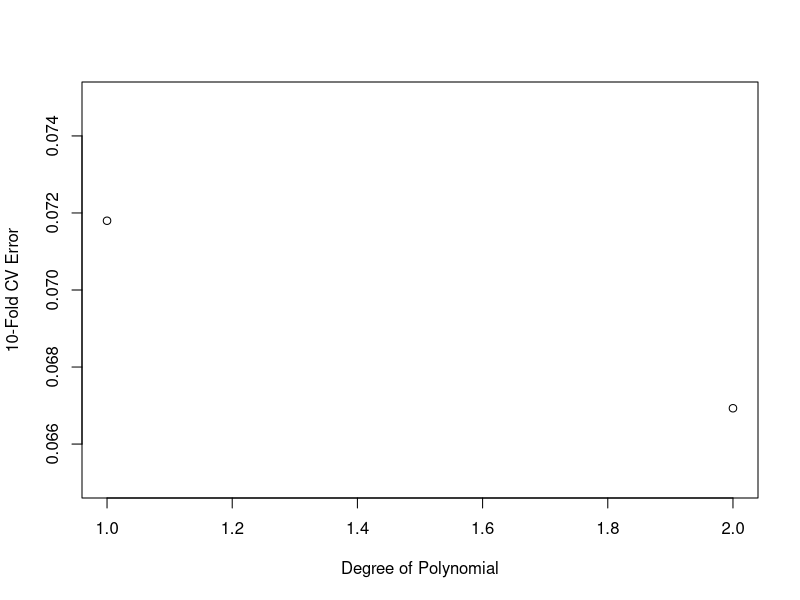
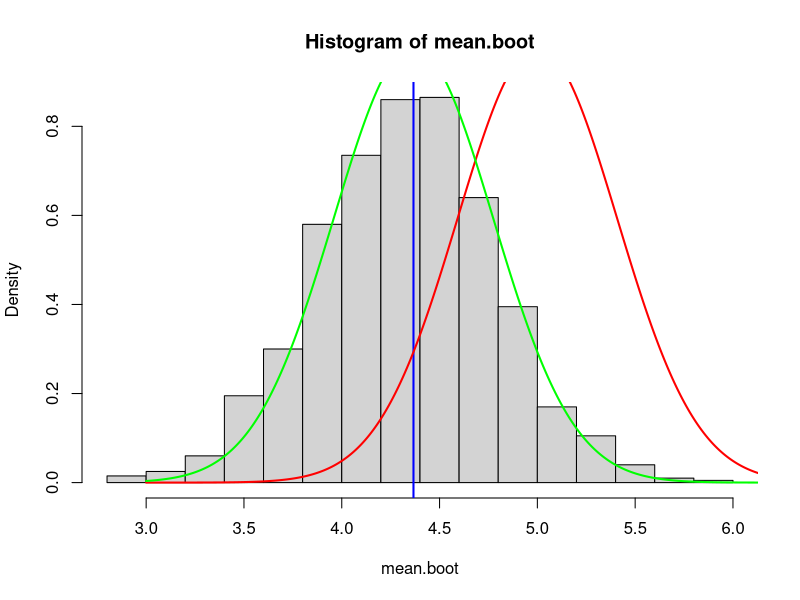
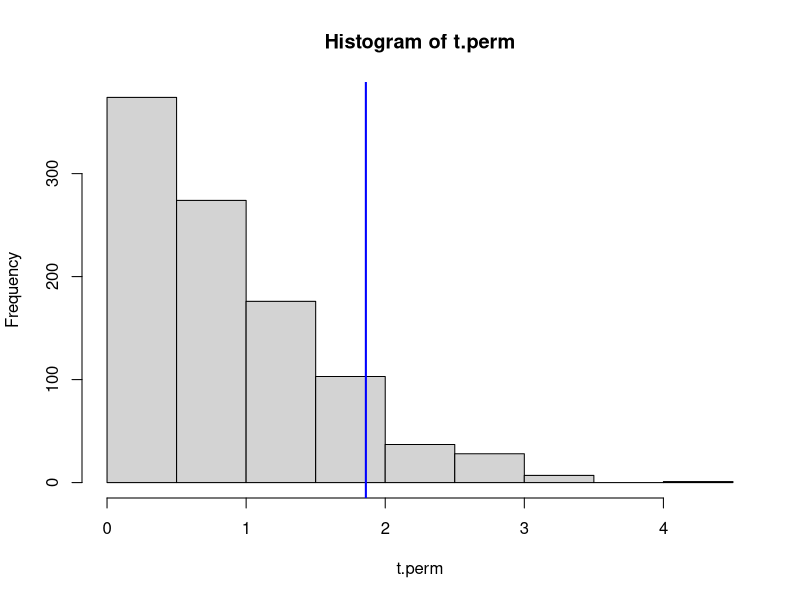

R code for these plots, in order:
# ISLR Chapter 5 Lab Supplement
# STAT 1361/2360:  Statistical Learning and Data Science
# University of Pittsburgh
# Prof. Lucas Mentch

# The lab provided in ISLR relies on built-in R functions to conduct cross-
# validation and bootstrapping and does not go through permutation tests.
# Most of these procedures are much more natural to simply program on your
# own so you can see each step in the procedure explicitly.  Here we'll walk through
# some examples.


####################################################################################
# Cross Validation 
####################################################################################
# First let's make up some data.  Here I'll generate a dataset with one covariate
# (also known as a predictor, feature, etc.) and let's say I want 998 observations:
x1 <- runif(998)

# This gives me 998 samples taken uniformly at random between 0 and 1.  Now I'll 
# generate 998 random errors and create a response that depends on both x1 and 
# x1^2 and store this in a data frame
eps <- rnorm(998,mean=0,sd=0.25)
y <- x1 + x1^2 + eps
df <- data.frame(y,x1,"x1sq"=x1^2)

# First let's fit a linear model and see if the squared term looks significant
# (it should -- that's the way we designed it!)
lm0 <- lm(y~.,data=df)

# the notation y~. tells R that I want to fit a linear model with the variable named
# 'y' treated as the response and everything else treated as a predictor.  Now let's 
# look at the summary:
summary(lm0)

# You should see that the squared term looks very significant.  But let's say we didn't
# trust this result.  Let's do 10-fold CV to determine whether we are predicting more
# accurately with the squared term in the model.  First we need to create an index that
# will serve to randomly shuffle the data.  The function sample will do this; sample (1:n)
# will provide a random permutation of the numbers 1, 2, 3, ..., n:
CVind <- sample(1:length(y))

# Note that I could have used sample(1:998) since I know the data contains 998 observations,
# but this way is more general.  Now let's make a new shuffled dataset with:
df.shuf <- df[CVind,]

# Note that df.shuf and df contain the exact same points, but df.shuf is in a random
# order.  Since we simulated data at random in this example, this really wasn't necessary
# but in practice, there can be correlation between observations collected close together
# so it's good practice to always shuffle the data before dividing it into groups to do
# CV.  Now I need to actually create the different groups.  First we can see how many 
# points will be left over if we simply divide by 10:
length(y) %% 10

# Now let's see how big the smallest groups will be:
length(y) %/% 10

# (Note that %/% and %% are equivalent to 'DIV' and 'MOD' if you are familar with these.)
# We see that we will have 8 observations left over, but I want to spread these extra 8
# observations across the groups.  Thus, we will want 2 groups of 99 observations and 8
# groups of 100.  Actually splitting the data into groups is a little tricky, but the 
# most explicit way to do this is simply to make a starting index (ind1) and ending index
# (ind2) for each group:

ind1 <- c(1, 101, 201, 301, 401, 501, 601, 701, 801, 900)
ind2 <- c(100, 200, 300, 400, 500, 600, 700, 800, 899, 998)

# Now we'll make a loop and each time through, we'll build one LM with the squared term
# and one without.  Each time, we'll record the test error on the corresponding hold-out
# group and save these in a vector.  Note that when you're using loops in R, it's best
# to save results to a vector that is already created to be the length you neeed -- 
# this is called preallocating.

mse.NOsq <- rep(0,10)
mse.sq <- rep(0,10)
for (i in 1:10) {
	# First we need to create the train and test data for this iteration:
	# Here we'll pull out the data from the training set
	temp.train <- df.shuf[-(ind1[i]:ind2[i]),]
	
	# And here we'll make the test set:
	temp.test.x <- df.shuf[ind1[i]:ind2[i],2:3]
	temp.test.y <- df.shuf[ind1[i]:ind2[i],1]
	
	# Now we'll build the linear models:
	lm.NOsq <- lm(y~x1,data=temp.train)
	lm.sq <- lm(y~.,data=temp.train)
	
	# And calculate the MSE on our hold-out (test) set from each:
	mse.NOsq[i] <- mean( (predict(lm.NOsq,temp.test.x) - temp.test.y)^2 )
	mse.sq[i] <- mean( (predict(lm.sq,temp.test.x) - temp.test.y)^2 )
}

# Now the MSE from each CV run is stored in our vectors; let's take the average and 
# see which model -- with or without the squared term -- did better:
mean(mse.NOsq)
mean(mse.sq)

# You should see that the average test error on the model that included the squared term
# is lower.  Finally, let's plot the results:
plot(c(1,2),c(mean(mse.NOsq),mean(mse.sq)),ylim=c(0.065,0.075),xlab="Degree of Polynomial",ylab="10-Fold CV Error")




####################################################################################
# Bootstrap & Resampling
####################################################################################
# Now let's look at bootstrapping and for this we'll do a very simple example.  Let's
# say that we want to know what the distribution of the mean looks like but we don't 
# know the central limit theorem.  Let's start with a sample of size 30 from a Poisson
# Distribution with parameter lambda = 5
x <- rpois(30,lambda=5)

# We see that the mean of our data (x) is:
mean0 <- mean(x)

# Now let's take a bunch of bootstrap samples and look at the distribution of bootstrap
# means.  Note that when we resample with the sample function in R, we want to make sure
# to do so with replacement:

nBoot <- 1000
mean.boot <- rep(0,nBoot)
for (i in 1:nBoot) {
	xperm <- sample(x,replace=T)
	mean.boot[i] <- mean(xperm)
}

# Now let's plot a histogram of the means and put a blue vertical line at where our 
# original mean was:
hist(mean.boot,freq=FALSE,breaks=20)
abline(v=mean0,col='blue',lwd=2)

# The true mean of a poisson random variable is lambda (= 5 in this case) and the true variance
# is also lambda.  By the CLT, the sampling distribution of this mean should be normal with mean
# lambda and variance lambda/n.  Let's see how well it lines up to our bootstrap distribution:
x.points <- seq(3,7,0.01)
y.points <- dnorm(x.points,mean=5,sd=sqrt(5/30))
lines(x.points, y.points, type="l",col="red",lwd=2)

# It should look pretty good, but there's a chance it may not.  The reason is that in the 
# second line (starting with 'y.points') we are using the true mean (lambda = 5) as our true
# mean value (which it is).  In practice though, we wouldn't know the value of the true mean
# (otherwise we wouldn't be trying to estimate it!) so we would instead use the value of our
# sample mean (in this case, we called it mean0).  The below code should now give you a plot 
# that looks more correctly centered. 
y.points <- dnorm(x.points,mean=mean0,sd=sqrt(5/30))
lines(x.points, y.points, type="l",col="green",lwd=2)

# Beware though:  the green density looks much more like the bootstrap histogram, but the 
# red density is the truth according to the CLT.  


####################################################################################
# Permutation Tests
####################################################################################
# Finally we look at permutation tests.  Remember that the big idea here is that under the
# null hypothesis, there is some relationship in the data (i.e. something that is implied).
# We will test this assumption by permuting some (or all) of the data and seeing whether
# the original statistic we calculated looks like it could have plausibly come from this 
# distribution.  If not, we can reject the null hypothesis.

# Here we'll look at permutation two sample (non-paired) t-test.  We have two groups
# of responses and we are interested in whether the means of the groups are the
# same:  H0:  mu_1 = mu_2   H1:  mu_1 != mu_2.  If the samples from each group were drawn 
# from normal populations with equal variances then we can use a two-sample t-test.  However,
# if this is not known a priori and/or there are not enough samples to reasonably check
# for normality and depend on the CLT, then we need another approach and permutation tests 
# are one such alternative.  Given the sample, each element in the sample can be marked/labeled 
# as being in group 1 or group 2.  Under the null hypothesis, the group means are equal and thus
# the group assignments should be arbitrary (since the null hypothesis implies that samples in the
# two groups were coming from the same population).  We can randomly permute the group labels, 
# calculate the permuted statistic, and see how far our original statistic lies from the distribution 
# of permuted statistics.  Here we'll use the sleep data and we'll use the standard t-test statistic 
# as our statistic of interest.

# First we load the data:
data()
?sleep
data(sleep)

# Now we create two groups according to the group labels in the dataset and calculate a t-statistic
# on the original group labels
Group1 <- sleep$extra[sleep$group==1]
Group2 <- sleep$extra[sleep$group==2]
t0 <- abs(t.test(Group1,Group2)$statistic)

# Now we'll do 1000 permutations of the group labels and calculate a new t-statistic each time:
nperm <- 1000
t.perm <- rep(0,nperm)
for (i in 1:nperm) {
	ind <- sample(sleep$group)
	sleep$group <- ind
	Group1 <- sleep$extra[sleep$group==1]	
	Group2 <- sleep$extra[sleep$group==2]	
	t.perm[i] <- abs(t.test(Group1,Group2)$statistic)
}

# Now let's make a histogram of our permuted t-statistics and see where
# our original t-statistic falls:
hist(t.perm)
abline(v=t0,col='blue',lwd=2)

# You should see that it looks like it could have plausibly come from this distribution, so we
# probably not reject the null hypothesis.  Let's be sure by calculating an explicit p-value.  
# Here, the p-value is just the percentage of permutation statistics that fell above (were more
# extreme than) our original t-statistic.
p <- mean(t.perm > t0)

# You should see that the p-value is larger than 0.05, so we cannot reject the null hypothesis that
# the group means are equal